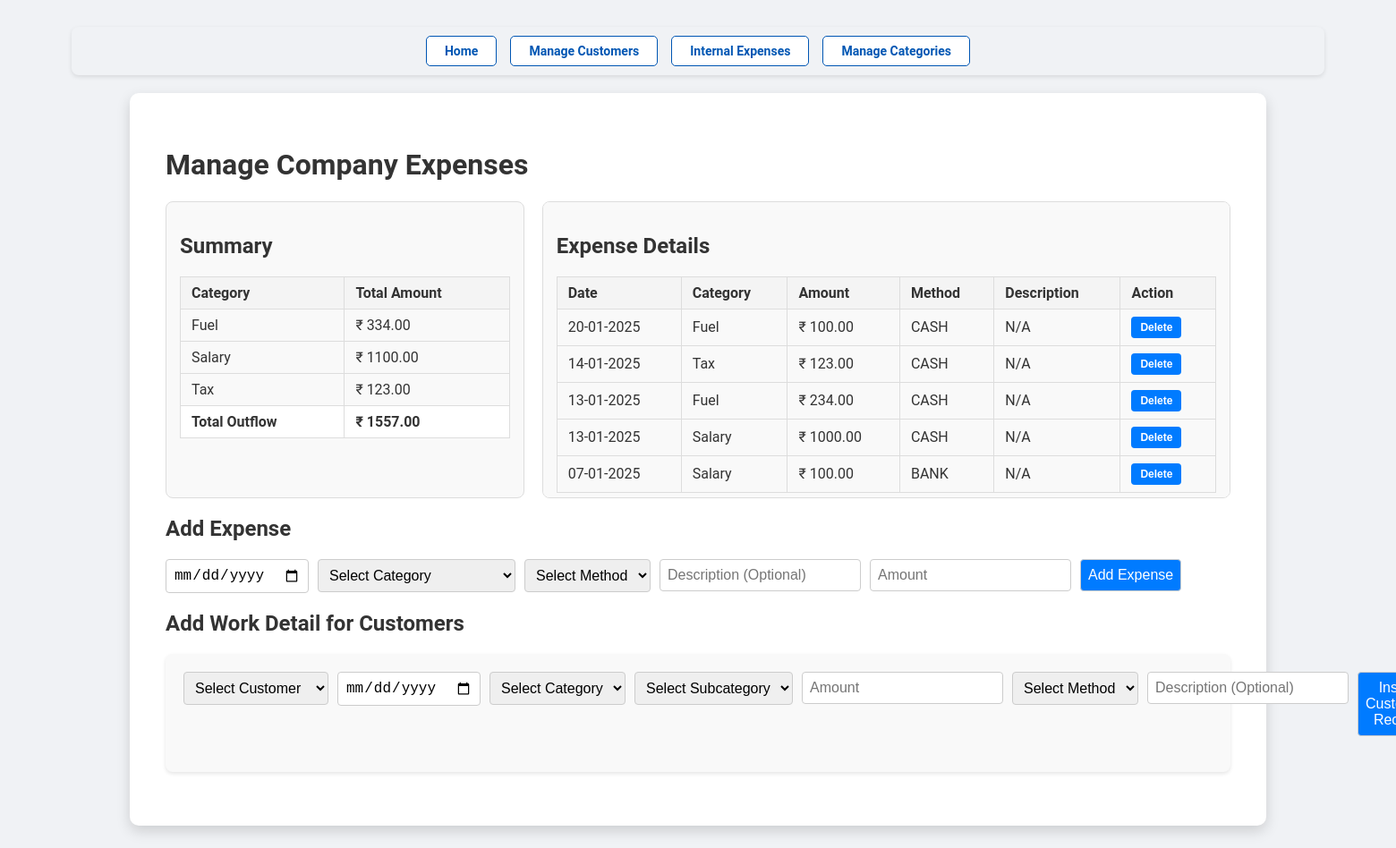
Screenshot of /company_expenses with the database file from the repository.
### models.py (models this page shows)
class Expense(db.Model):
    id = db.Column(db.Integer, primary_key=True)
    date = db.Column(db.Date, nullable=False)
    category = db.Column(db.String(50), nullable=False)
    description = db.Column(db.String(50), nullable=True)
    amount = db.Column(db.Float, nullable=False)
    method = db.Column(db.String(10), nullable=True)

### abconstruction.py (the view, shortened to what this page needs)
@app.route('/company_expenses', methods=['GET', 'POST'])
def manage_expenses():
    customers = Customer.query.all()
    categories = Category.query.all()
    expenses = Expense.query.order_by(desc(Expense.date)).all()
    summary = db.session.query(
        Expense.category, db.func.sum(Expense.amount)
    ).group_by(Expense.category).all()
    total_outflow = (db.session.query(db.func.sum(Expense.amount))
                     .filter(~Expense.method.ilike('None'))
                     .scalar() or 0
                    )
    return render_template('company_expenses.html', expenses=expenses, summary=summary, total_outflow=total_outflow, customers=customers, categories=categories)

### templates/company_expenses.html (shortened to what this page needs)
<!DOCTYPE html>
<html lang="en">
<head>
    <link rel="stylesheet" href="{{ url_for('static', filename='styles.css') }}">
</head>
<body>
  <div class="navigation">
    <a href="{{ url_for('dashboard') }}" class="btn btn-secondary">Home</a>
    <a href="{{ url_for('manage_customers') }}" class="btn btn-secondary">Manage Customers</a>
    <a href="{{ url_for('manage_expenses') }}" class="btn btn-secondary">Internal Expenses</a>
    <a href="{{ url_for('manage_categories') }}" class="btn btn-secondary">Manage Categories</a>
  </div>
  <div class="container">
    <header>
        <h1 class="page-title">Manage Company Expenses</h1>
    </header>
    <section class="summary-record-container">
        <div class="summary-box">
            <h2>Summary</h2>
            <div class="scrollable-content">
                <table class="styled-table">
                    <thead>
                        <tr>
                            <th>Category</th>
                            <th>Total Amount</th>
                        </tr>
                    </thead>
                    <tbody>
                        {% for category, total in summary %}
                        <tr>
                            <td>{{ category }}</td>
                            <td>₹ {{ "%.2f" | format(total) }}</td>
                        </tr>
                        {% endfor %}
                        <tr>
                            <th>Total Outflow</th>
                            <th>₹ {{ "%.2f" | format(total_outflow) }}</th>
                        </tr>
                    </tbody>
                </table>
            </div>
        </div>
        <div class="record-box">
            <h2>Expense Details</h2>
            <div class="scrollable-content">
                <table class="styled-table">
                    <thead>
                        <tr>
                            <th>Date</th>
                            <th>Category</th>
                            <th>Amount</th>
                            <th>Method</th>
                            <th>Description</th>
                            <th>Action</th>
                        </tr>
                    </thead>
                    <tbody>
                        {% for expense in expenses %}
                        <tr>
                            <td>{{ expense.date.strftime('%d-%m-%Y') }}</td>
                            <td>{{ expense.category }}</td>
                            <td>₹ {{ "%.2f" | format(expense.amount) }}</td>
                            <td>{{ expense.method }}</td>
                            <td>{{ expense.description or 'N/A' }}</td>
                            <td>
                              <form action="{{ url_for('delete_expense', expense_id=expense.id) }}" method="POST" style="display:inline;">
                                <button type="submit" class="btn btn-primary btn-sm" onclick="confirmDelete(this)">Delete</button>
                              </form>
                            </td>
                        </tr>
                        {% endfor %}
                    </tbody>
                </table>
            </div>
        </div>
    </section>
    <section class="form-section">
        <h2>Add Expense</h2>
        <form action="/company_expenses" method="POST" class="form-row">
          <div class="form-group">
            <input type="date" name="date" id="date" required pattern="\d{4}-\d{2}-\d{2}">
          </div>
          <div class="form-group">
            <select name="category" id="category" required>
              <option value="" disabled selected>Select Category</option>
            </select>
          </div>
          <div class="form-group">
            <select name="method" id="method" required>
              <option value="" disabled selected>Select Method</option>
            </select>
          </div>
          <div class="form-group">
            <input type="text" name="description" placeholder="Description (Optional)">
          </div>
          <div class="form-group" style="position: relative; display: inline-block;">
            <input type="text" name="amount" id="exp_amount" placeholder="Amount" required pattern="\d+(\.\d{1,2})?">
          </div>
          <div class="form-group">
            <button type="submit">Add Expense</button>
          </div>
        </form>
    </section>
    <section class="form-section">
      <h2>Add Work Detail for Customers</h2>
      <div class="summary">
      <form class="form-row" method="POST" action="{{ url_for('company_expense_work_details') }}">
        <div class="form-group">
          <select name="cust_id" id="cust_id" required>
            <option value="" disabled selected>Select Customer</option>
          </select>
        </div>
        <div class="form-group">
          <input type="date" name="cust_date" id="cust_date" required pattern="\d{4}-\d{2}-\d{2}">
        </div>
        <div class="form-group">
          <select name="cust_category_id" id="cust_category_id" required>
            <option value="" disabled selected>Select Category</option>
          </select>
        </div>
        <div class="form-group">
          <select name="cust_subcategory_id" id="cust_subcategory_id" required>
            <option value="" disabled selected>Select Subcategory</option>
          </select>
        </div>
        <div class="form-group" style="position: relative; display: inline-block;">
          <input type="text" id="cust_amount" name="cust_amount" required pattern="\d+(\.\d{1,2})?" placeholder="Amount">
        </div>
        <div class="form-group">
          <select name="cust_method" id="cust_method" required>
            <option value="" disabled selected>Select Method</option>
          </select>
        </div>
        <div class="form-group">
          <input type="text" name="cust_description" id="cust_description" placeholder="Description (Optional)">
        </div>
        <div class="form-group">
          <button type="submit">Insert Customer Record</button>
        </div>
      </form>
      </div>
    </section>
  </div>
</body>
</html>

### static/styles.css (style rules this page uses)
body { font-family: 'Roboto', Arial, sans-serif; margin: 0; color: #333; padding: 10px 80px; background-color: #f0f2f5; }
.container { text-align: left; float: center; width: 85%; max-width: 85%; margin: 20px auto; padding: 40px; background: #ffffff; border-radius: 10px; box-shadow: 0 6px 15px rgba(0, 0, 0, 0.15); margin-bottom: 15px; }
.navigation { display: flex; justify-content: center; gap: 15px; margin: 20px 0; background-color: #f0f2f5; padding: 10px 15px; border-radius: 8px; box-shadow: 0 2px 5px rgba(0, 0, 0, 0.1); }
.navigation a { display: inline-block; padding: 8px 20px; color: #0056b3; text-decoration: none; font-size: 14px; font-weight: bold; background-color: #ffffff; border: 1px solid #0056b3; border-radius: 5px; transition: all 0.3s ease; }
table { width: 100%; border-collapse: collapse; margin: 20px 0; }
table th, table td { padding: 10px 15px; text-align: left; border: 1px solid #ddd; }
table th { background-color: white; font-size: 16px; font-weight: bold; }
table .btn { display: inline-block; padding: 5px 10px; font-size: 12px; font-weight: bold; text-align: center; border: none; border-radius: 4px; transition: all 0.2s ease; }
.summary { background-color: #f9f9f9; padding: 20px; border-radius: 8px; box-shadow: 0 2px 4px rgba(0, 0, 0, 0.1); margin-bottom: 20px; }
.btn { text-decoration: none; padding: 8px 15px; border-radius: 5px; font-weight: bold; display: inline-block; }
.btn-primary { background-color: #007bff; color: white; }

### templates/company_expenses.html (style rules this page uses)
.form-row { display: flex; gap: 10px; margin-bottom: 20px; }
.form-row input, .form-row select, .form-row button { padding: 8px; border: 1px solid #ccc; border-radius: 4px; font-size: 16px; }
button { background-color: #007bff; color: white; border: none; cursor: pointer; }
.summary-record-container { display: flex; justify-content: space-between; gap: 20px; }
.summary-box { flex: 1; width: 40%; padding: 15px; border: 1px solid #ddd; border-radius: 8px; background-color: #f9f9f9; max-height: 300px; overflow-y: auto; }
.record-box { flex: 2; padding: 15px; border: 1px solid #ddd; border-radius: 8px; background-color: #f9f9f9; max-height: 300px; overflow-y: auto; }
.styled-table { width: 100%; border-collapse: collapse; }
.styled-table th, .styled-table td { padding: 8px 12px; text-align: left; border: 1px solid #ddd; }
.styled-table thead th { position: sticky; top: 0; background-color: #f4f4f4; z-index: 2; }
.styled-table tbody tr:nth-child(even) { background-color: #f9f9f9; }
table { width: 100%; border-collapse: collapse; margin-bottom: 20px; }
table th { position: sticky; top: 0; background: white; z-index: 2; }
th, td { padding: 10px; border: 1px solid #ddd; text-align: center; }
th { background-color: #f2f2f2; }
tr:nth-child(even) { background-color: #f9f9f9; }

### rows the page displays
Expense: category "Tax", amount "123.00", date "14-01-2025", method "CASH", description "N/A"
Expense: date "20-01-2025", category "Fuel", amount "100.00", method "CASH", description "N/A"
Expense: date "13-01-2025", category "Fuel", amount "234.00", method "CASH", description "N/A"
Expense: date "13-01-2025", category "Salary", amount "1000.00", method "CASH", description "N/A"
Expense: date "07-01-2025", category "Salary", amount "100.00", method "BANK", description "N/A"

### other values shown
{{ category }} "Fuel" "Salary"
{{ "%.2f" | format(total) }} "334.00" "1100.00"
{{ "%.2f" | format(total_outflow) }} "1557.00"
